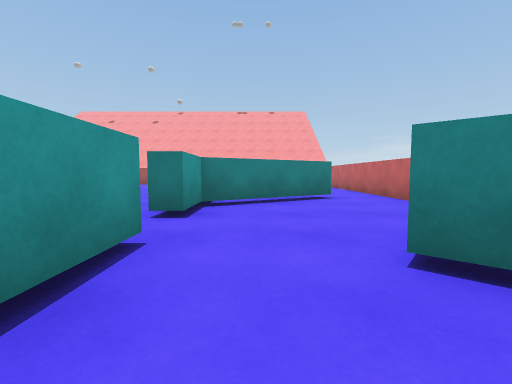
[1] (above)

19 first-person views from a walk through a Unity game level. The camera is 0.62 m above the floor, tilts 4° down and sees 90° across. The floor is counted in squares, 1 m on a side. Each view is taken from the middle of a square. On the plan, view 1 faces up. The plan holds only what a view shows up to about 9 squares ahead; the rest is blank. The place goes on beyond the plan. The player character is not drawn. Surface patterns are stand-ins for the level's own textures.

[2]
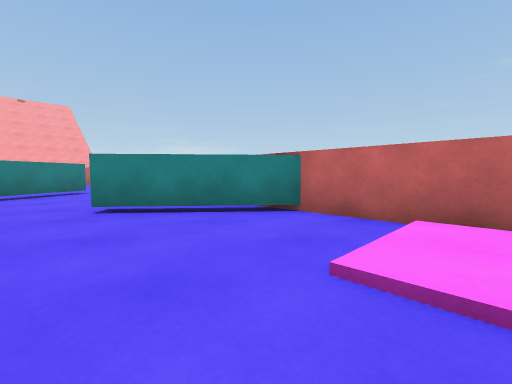

[3]
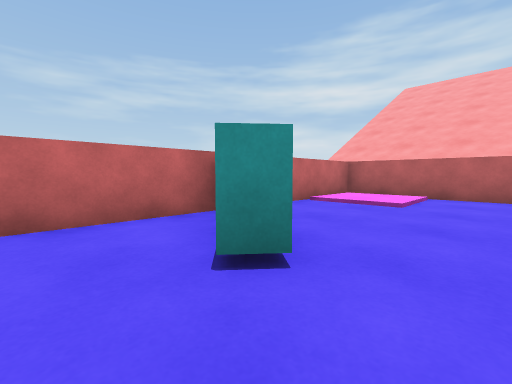

[4]
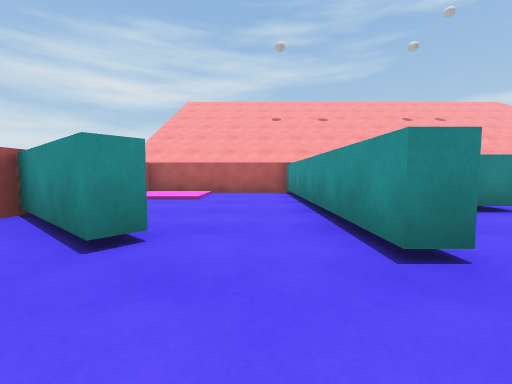

[5]
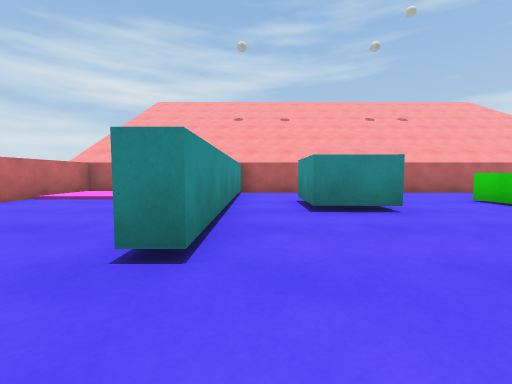

[6]
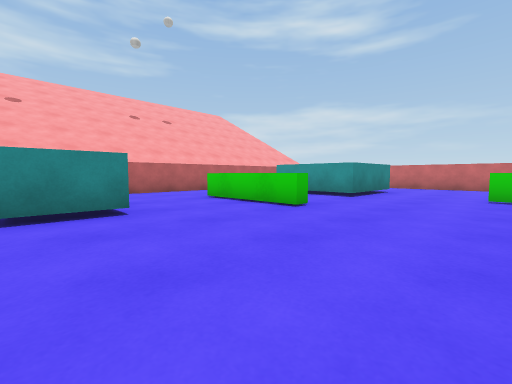

[7]
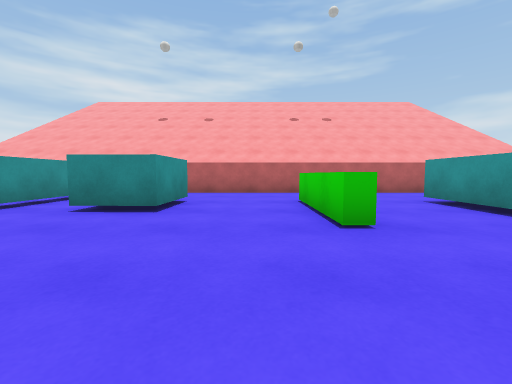

[8]
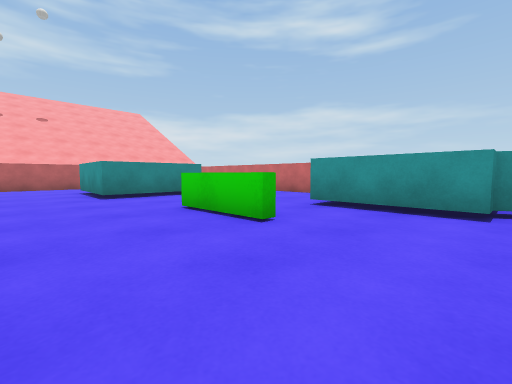

[9]
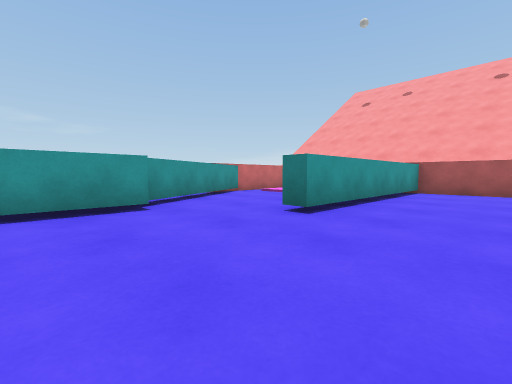

[10]
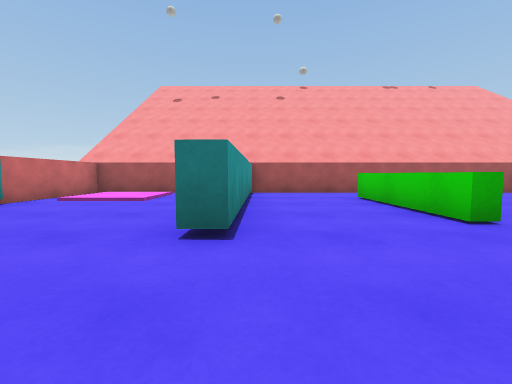

[11]
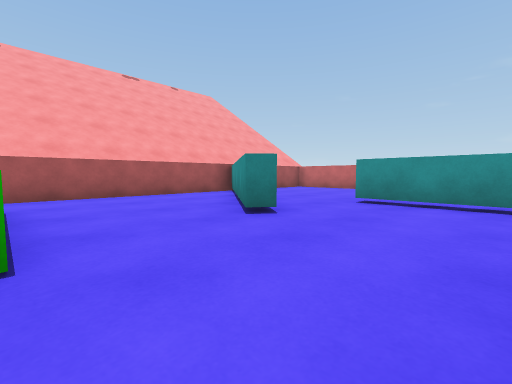

[12]
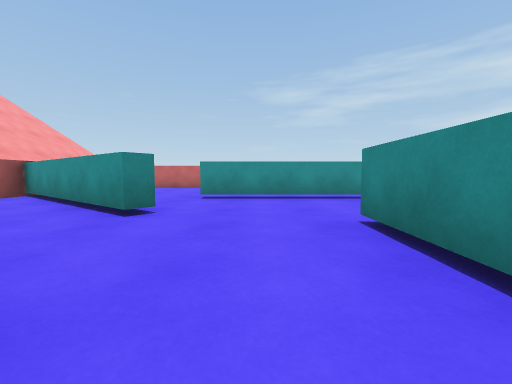

[13]
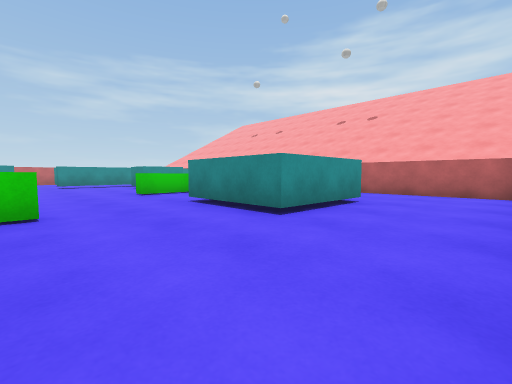

[14]
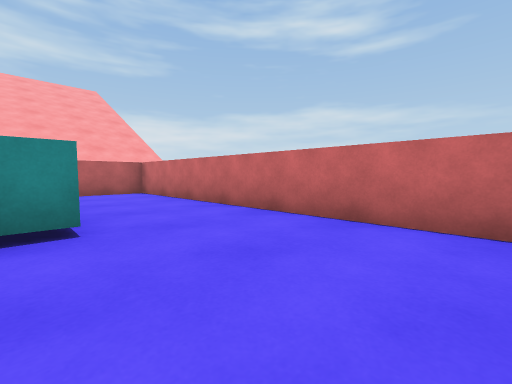

[15]
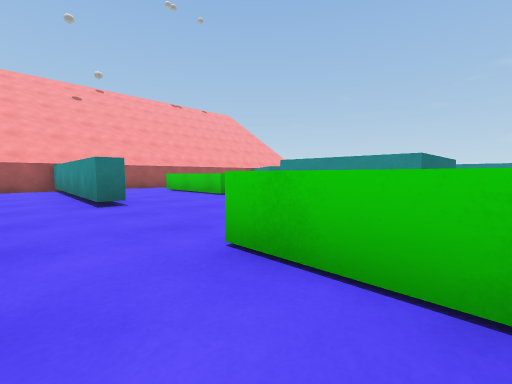

[16]
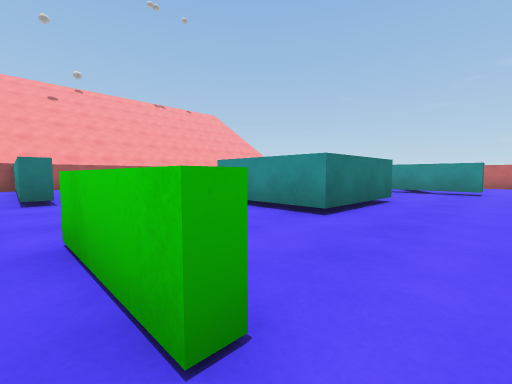

[17]
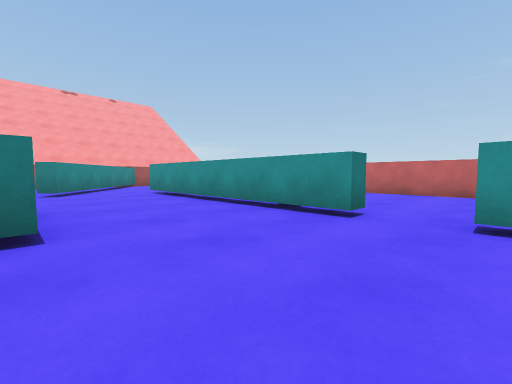

[18]
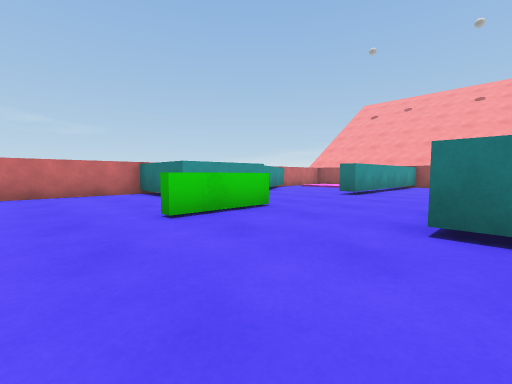

[19]
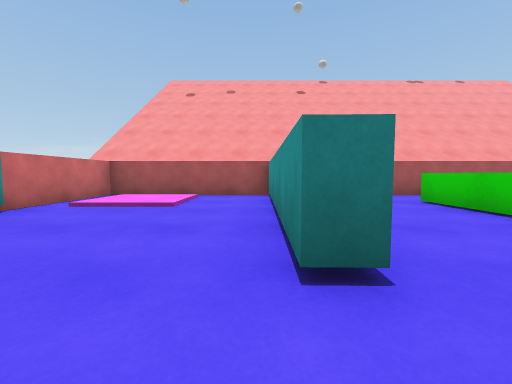

### Floor plan
Key: @ floor where view 1 was taken; # wall or solid block; . main floor; : floor 0.1 m higher than the main floor; / step, stairs or slope; ^ raised ledge; B cyan block.
Columns run from 16 left of view 1 to 4 right of it. Each row starts with its distance up from view 1.
 16 ################
 15 #.....#.......##
 14 #.....#.......#
 13 #.....#..^...##..
 12 ##....#..^..##....
 11  #....#..^..#.....
 10  ##...#..^.....#.
  9   #............#.  .#
  8   ^^...........#.  .#
  7    ^.....^^^...#.#..#
  6    ^.....^ ^...###..#
  5  ^^^.#...^^^...#....#
  4 #....#.........#....#
  3 #...................#
  2 #..............#.#..#
  1 #...^^^..^.....#.##.#
  0 #...^ ^..^..BB.#@.###
 -1 #...^ ^..^..BB.#....#
 -2 #...^ ^..^..BB.#..//#
 -3 #..............#..::#
 -4 #..............#..//#
 -5 #####################

Positions as (right, up) in squares from view 1, and headings:
1: (0, 0), facing up
2: (0, -3), facing up-right
3: (0, 3), facing down-right
4: (0, 4), facing down
5: (-2, 4), facing down
6: (-3, 4), facing down-left
7: (-6, 4), facing down
8: (-8, 8), facing down-left
9: (-8, 6), facing up-left
10: (-10, 7), facing up
11: (-7, 8), facing up-right
12: (-8, 9), facing right
13: (-15, 4), facing down-right
14: (-12, 4), facing down-left
15: (-12, 4), facing up-right
16: (-11, 3), facing up-right
17: (-5, 2), facing up-right
18: (-7, 2), facing up-left
19: (-11, 8), facing up
